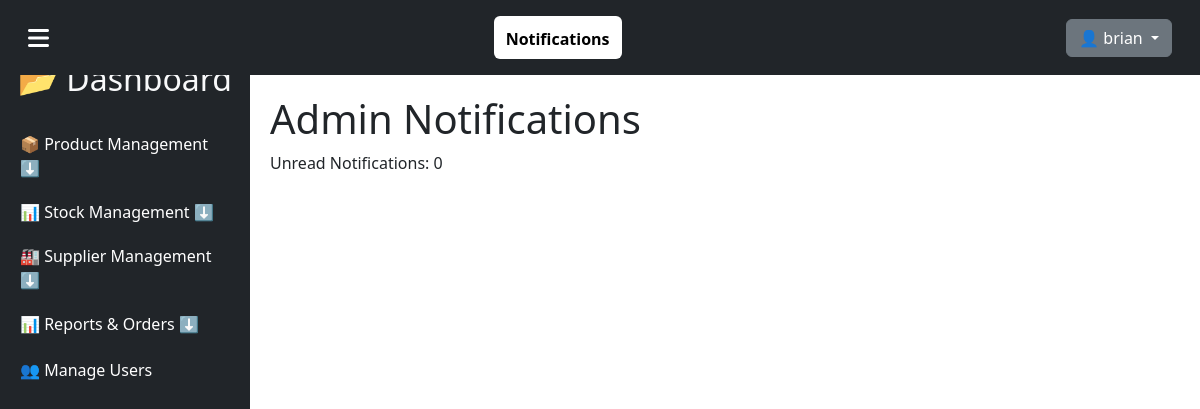
/inventory/admin/notifications/ (signed in), run on an earlier commit of the app's database.
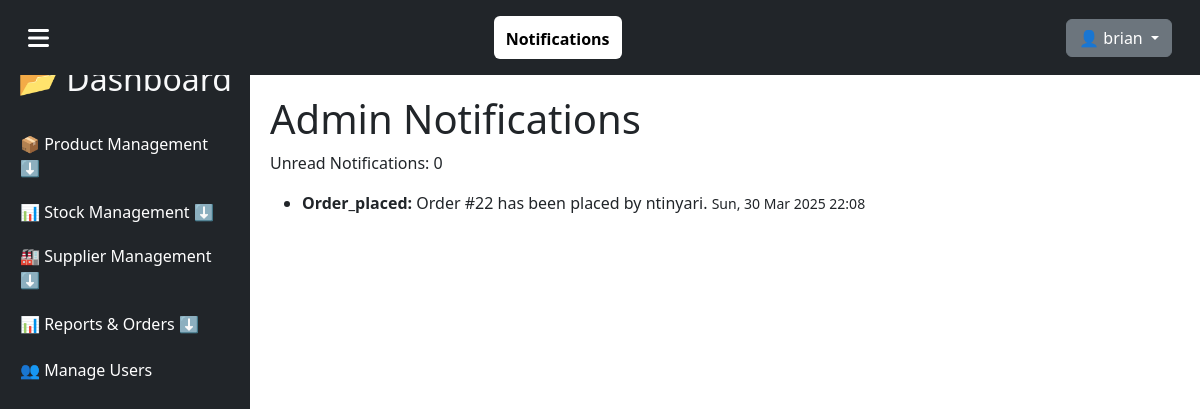
And on a later commit of the database.
### inventory/models.py (models this page shows, shortened)
class Notification(models.Model):
    EVENT_CHOICES = [
        ('stock_added', 'Stock Added'),
        ('stock_low', 'Stock Low'),
        ('order_placed', 'Order Placed'),
        ('order_shipped', 'Order Shipped'),
        ('order_delivered', 'Order Delivered'),
        ('new_user', 'New User Signup'),
        ('payment_success', 'Payment Successful'),
        ('payment_failed', 'Payment Failed'),
        ('review_added', 'New Review'),
        ('out_of_stock', 'Product Out of Stock'),
    ]
    user = models.ForeignKey(
        settings.AUTH_USER_MODEL,
        on_delete=models.CASCADE,
        null=True,
        blank=True,
        related_name="notifications"
    )
    event = models.CharField(max_length=20, choices=EVENT_CHOICES)
    message = models.TextField()
    timestamp = models.DateTimeField(default=now, db_index=True)
    is_read = models.BooleanField(default=False, db_index=True)
    class Meta:
        ordering = ['-timestamp']  # Newest notifications first

### inventory/views.py (the view)
# urls.py: path('admin/notifications/', views.admin_notifications_view, name='admin_notifications'),
@user_passes_test(is_admin)
def admin_notifications_view(request):
    notifications = Notification.objects.all().order_by('-timestamp')  # Get all notifications, ordered by timestamp
    unread_notifications = notifications.filter(is_read=False)  # Get unread notifications
    notifications.filter(is_read=False).update(is_read=True)
    return render(request, 'admin_notifications.html', {
        'notifications': notifications,
        'unread_notifications_count': unread_notifications.count(),
    })

### inventory/views.py (called while the page is built)
def is_admin(user):
    return user.is_superuser

### inventory/templates/admin_notifications.html
{% extends 'base.html' %}
{% block content %}
    <h1>Admin Notifications</h1>
    <p>Unread Notifications: {{ unread_notifications_count }}</p>
    <ul>
        {% for notification in notifications %}
            <li {% if not notification.is_read %} class="unread" {% endif %}>
                <strong>{{ notification.event|capfirst }}:</strong> {{ notification.message }}
                <small>{{ notification.timestamp|date:"D, d M Y H:i" }}</small>
            </li>
        {% endfor %}
    </ul>
{% endblock %}

What changed in the data, as far as the page shows it:
added Notification: event "Order_placed", message "Order #22 has been placed by ntinyari.", timestamp "Sun, 30 Mar 2025 22:08"
